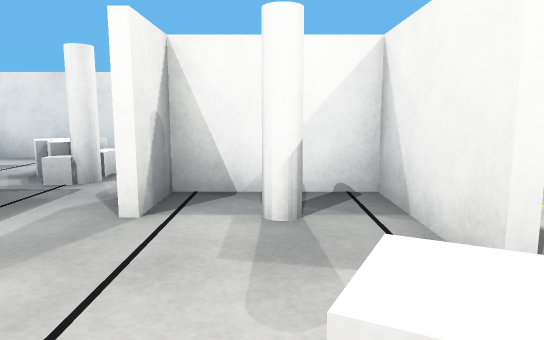
view 1 (above)

17 first-person views from a walk through a world built for the Webots simulator. The camera is 1 m above the floor, tilts 8° down and sees 70° across. The floor is counted in squares, 1 m on a side. Each view is taken from the middle of a square. On the plan, view 1 faces up. The plan holds only what a view shows up to about 14 squares ahead; the rest is blank. Robots are left out.

view 2
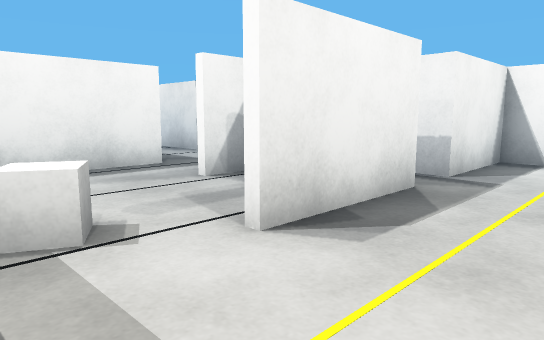

view 3
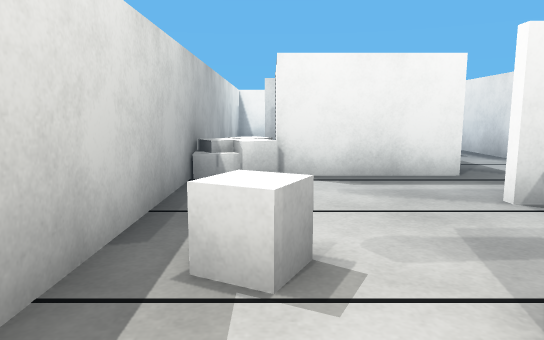

view 4
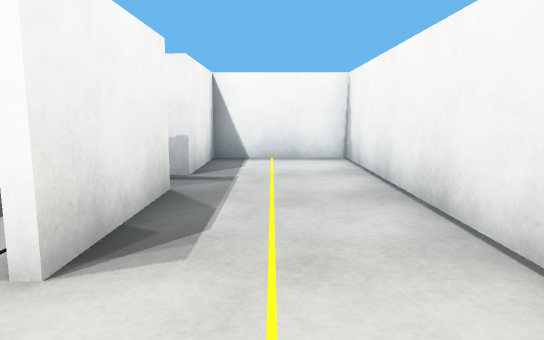

view 5
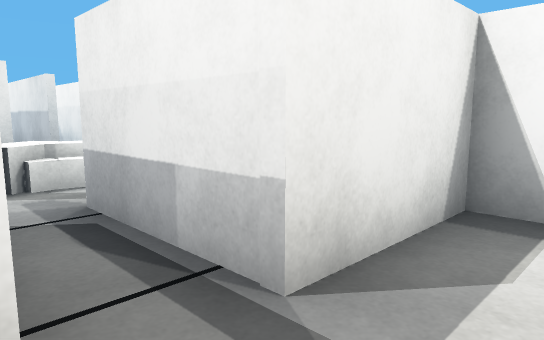

view 6
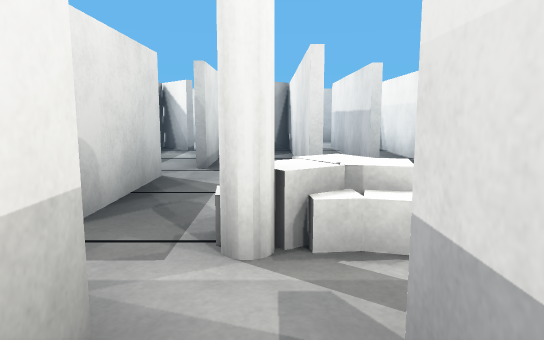

view 7
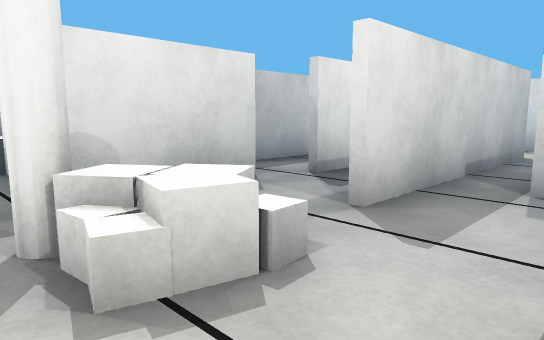

view 8
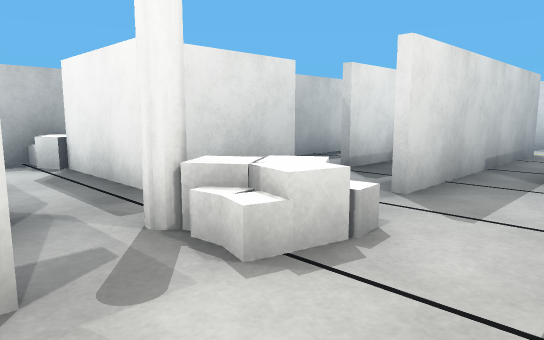

view 9
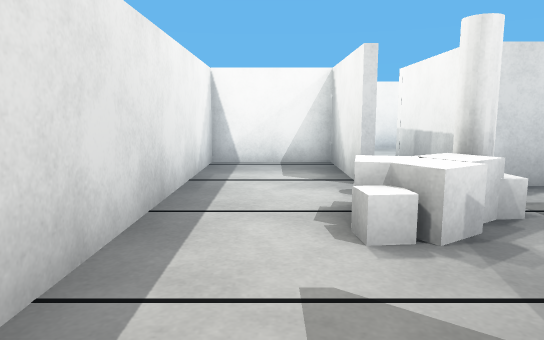

view 10
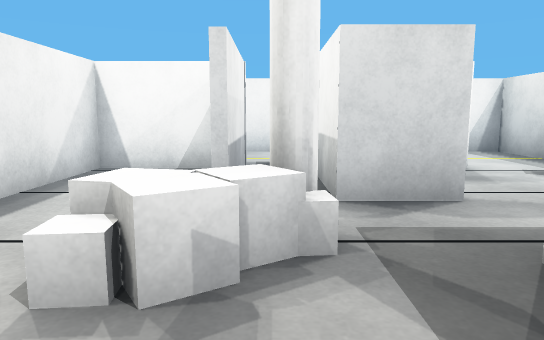

view 11
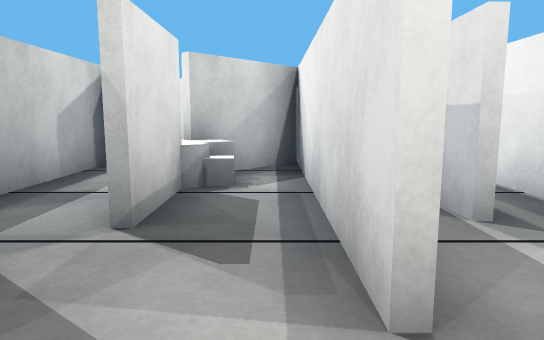

view 12
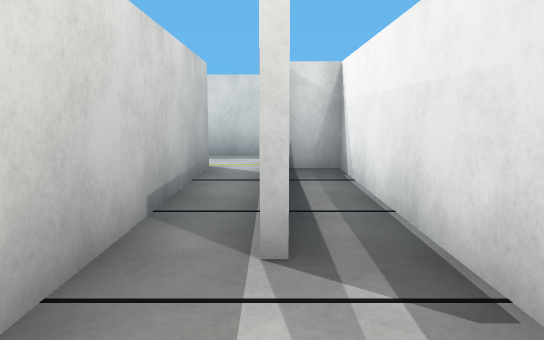

view 13
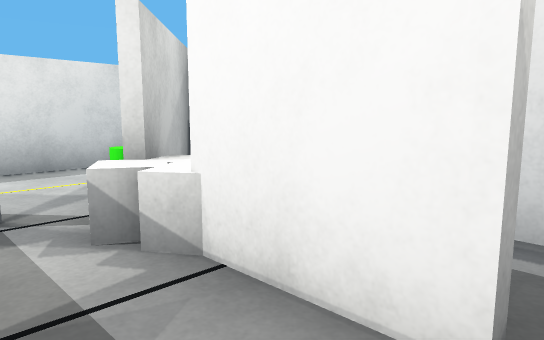

view 14
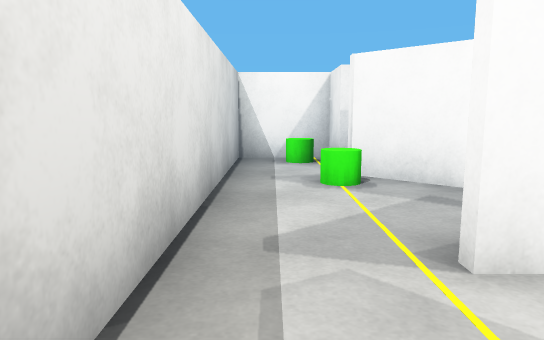

view 15
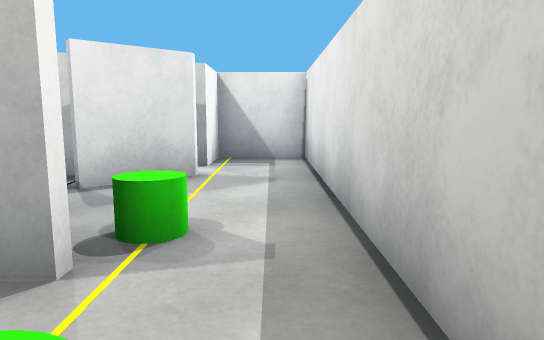

view 16
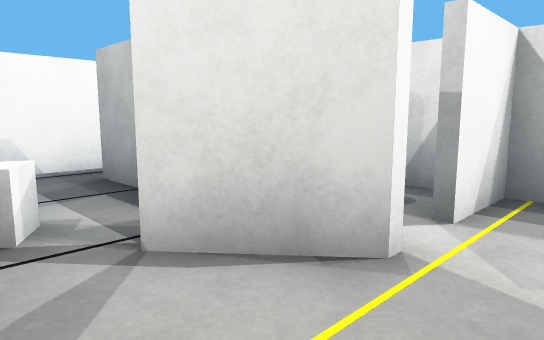

view 17
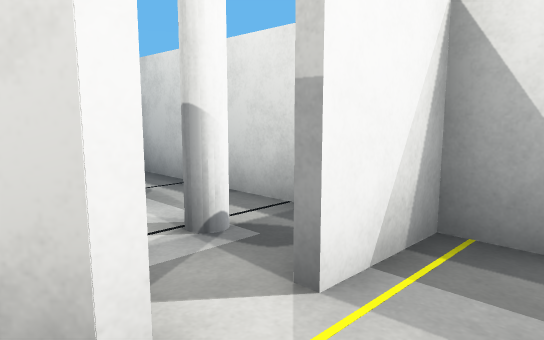

### Floor plan
Points are (right, up) in squares from view 1. A wall is a line through its corners. A room is listed if a view was taken in it or the views show most of it. See-through windows are left out.
Room 1 (views 1, 2, 3, 4, 5, 6)
walls: (1.4, 2.1) (1.4, 5) (-1.3, 5) (-1.3, 3.6); (-1.5, 3.6) (-1.5, 5.2) (1.6, 5.2) (1.6, 2.1); (4.8, 2.4) (4.8, 9.3) (2.1, 9.3); (3, -0.3) (4.8, -0.3) (4.8, 0.6); (-3.4, 4.2) (-3.4, 1.4); (-2.5, -0.3) (1.2, -0.3); (1.6, 9.4) (1.6, 6.5) (-1.5, 6.5); (-6.4, -0.3) (-4.4, -0.3)
ways out: opening at (-2.5, 4) to room 2; opening at (-1, 6) to room 2
objects: other object (-4, 1); white box (-3, 0); white box (-3, 1); white box (0, 1) to (1, 1); white pole (0, 4)
Room 2 (views 7, 8, 9, 10, 11, 12)
walls: (-5.6, 6.5) (-6.6, 6.5); (-1.5, 6.7) (1.5, 6.7); (-6.5, 4.2) (-3.4, 4.2); (1.4, 6.4) (1.4, 9.4); (-9.6, 6.7) (-5.6, 6.7); (2.1, 9.3) (-12.1, 9.3); (-12.4, 9.4) (-12.4, 8.4)
ways out: opening at (-2.5, 4) to room 1; opening at (-1, 6) to room 1; opening at (-6, 5.5) to room 3
objects: white box (-4, 7); white pole (-3, 5); white box (-3, 6); white box (-3, 7)
Room 3 (view 13)
walls: (-7.4, 4.6) (-9.4, 4.6); (-9.4, 4.8) (-7.4, 4.8); (-9.5, 2.6) (-7.6, 2.6); (-6.5, 2) (-6.5, 3.7); (-6.6, 6.5) (-9.6, 6.5); (-7.5, 7.9) (-9.4, 7.9); (-8.4, -0.3) (-6.4, -0.3)
ways out: opening at (-6, 5.5) to room 2; opening at (-8, 0) to room 5; opening at (-8.5, 6) to room 6; opening at (-8.5, 4) to room 7
Room 4 (views 14, 15, 16, 17)
walls: (-11.3, 5.3) (-12.6, 6.5); (-12.6, 6.7) (-9.6, 6.7); (-12.4, 2.6) (-11, 2.6); (-12.8, 2.5) (-11.3, 3.7); (-12.2, 2.3) (-12.7, 2.3); (-12.7, 8.4) (-12.7, 9.4); (-10.9, 7.9) (-12.6, 7.9); (-12.1, 9.3) (-14.8, 9.3) (-14.8, -0.3) (-12.7, -0.3) (-12.7, 1.4)
ways out: opening at (-12, 2) to room 5
objects: green cylinder (-13, 6); green cylinder (-13, 8)
Room 5 (no view inside)
walls: (-11.9, -0.3) (-8.4, -0.3); (-11.1, 3.7) (-12.4, 2.6)
ways out: opening at (-8, 0) to room 3; opening at (-12, 2) to room 4
objects: white pole (-11, 1)
Room 6 (no view inside)
walls: (-9.6, 6.5) (-12.3, 6.5) (-10.3, 4.7); (-9.4, 7.9) (-10.9, 7.9)
ways out: opening at (-8.5, 6) to room 3
objects: white box (-10, 5)
Room 7 (no view inside)
walls: (-11, 2.6) (-9.5, 2.6)
ways out: opening at (-8.5, 4) to room 3
objects: white box (-10, 4)

Where each view was taken, in squares from view 1:
view 1: 0 up, 0 right, facing up
view 2: 0 up, 4 right, facing up-left
view 3: 1 up, 3 right, facing left
view 4: 0 up, 3 right, facing up
view 5: 5 up, 3 right, facing up-left
view 6: 6 up, 0 right, facing left
view 7: 9 up, 2 left, facing down-left
view 8: 9 up, 1 left, facing down-left
view 9: 8 up, 7 left, facing right
view 10: 6 up, 6 left, facing right
view 11: 6 up, 4 left, facing left
view 12: 8 up, 5 left, facing left
view 13: 3 up, 7 left, facing up-left
view 14: 0 up, 14 left, facing up
view 15: 9 up, 14 left, facing down
view 16: 5 up, 14 left, facing down-right
view 17: 3 up, 14 left, facing down-right
